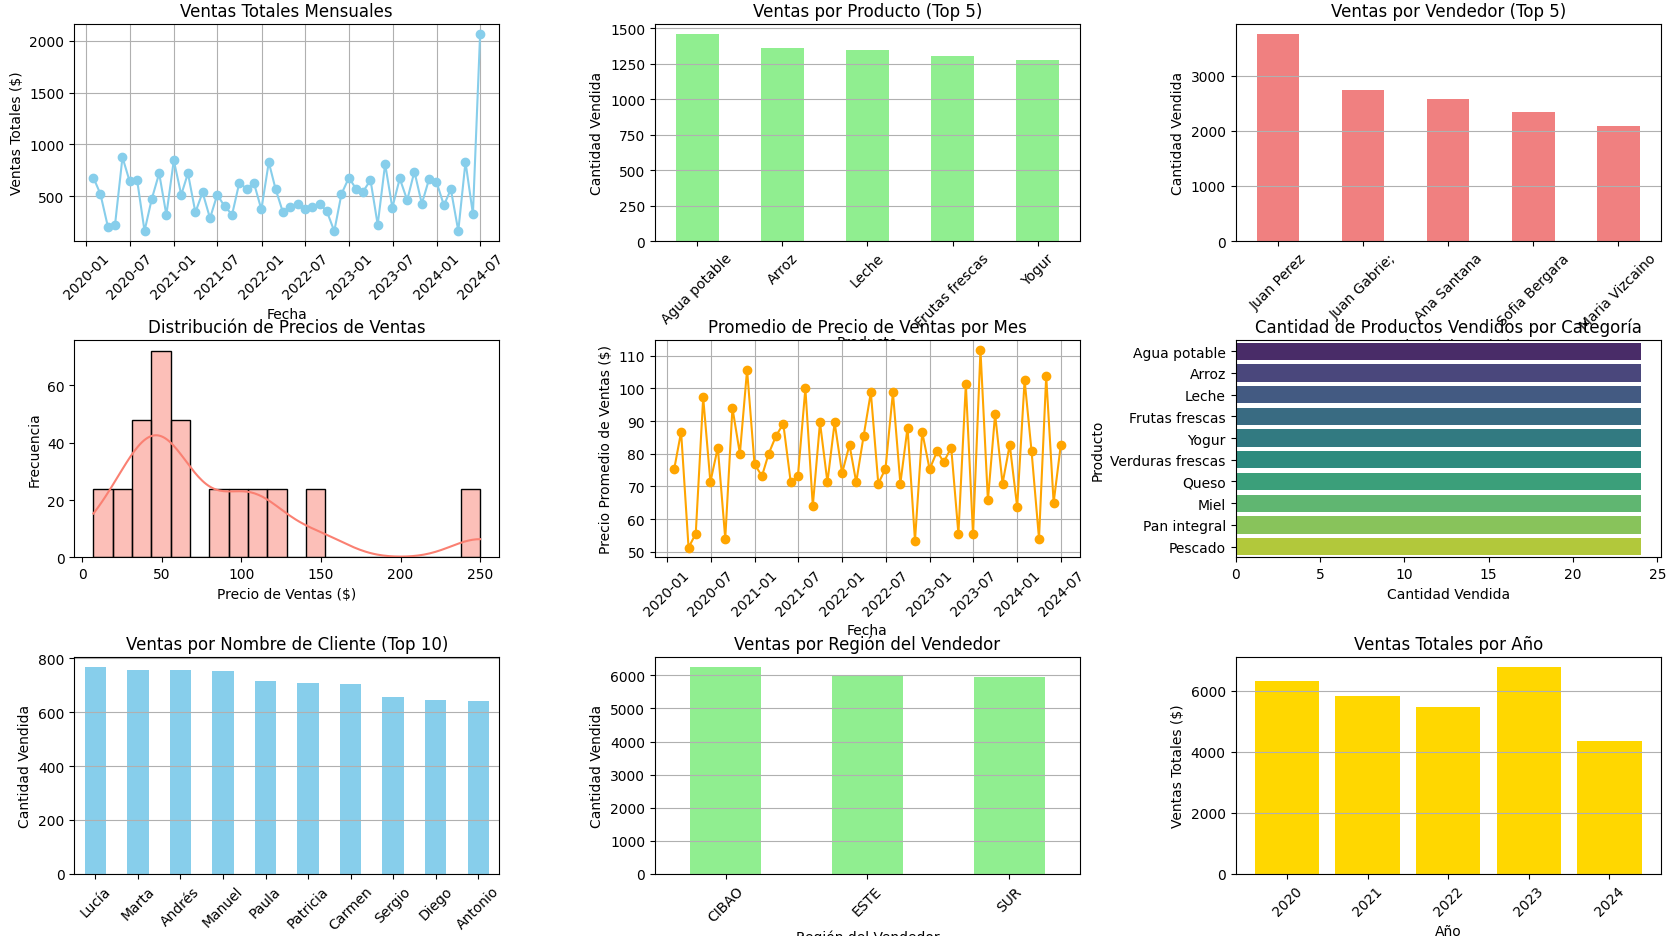

This figure's Python source:
import pandas as pd
import matplotlib.pyplot as plt
import seaborn as sns

# Ruta del archivo de Excel
excel_file = r'C:\Users\jma\Desktop\CAES DIMPLADO DE POWER BI\BASE DE DATOS SUPERMERCADO JPV CONVERSION\BASE DE DATOS DE SUPERMERCADO_JPV.xlsx'

# Cargar el archivo de Excel en un DataFrame de Pandas
df = pd.read_excel(excel_file)

# Convertir la columna 'Fecha' a tipo datetime
df['Fecha'] = pd.to_datetime(df['Fecha'])

# Extraer el año de la fecha
df['Año'] = df['Fecha'].dt.year

# KPIs más relevantes
total_ventas = df['Precio Ventas'].sum()
ventas_por_producto = df.groupby('Nombre_Producto')['Cantidad'].sum().nlargest(5)
ventas_por_vendedor = df.groupby('Nombre_Vendedor')['Cantidad'].sum().nlargest(5)
promedio_precio_ventas = df['Precio Ventas'].mean()

# Crear gráficos de impacto
plt.figure(figsize=(18, 14))

# Gráfico 1: Ventas Totales Mensuales
ventas_mensuales = df.resample('M', on='Fecha')['Precio Ventas'].sum()
plt.subplot(3, 3, 1)
plt.plot(ventas_mensuales.index, ventas_mensuales.values, marker='o', linestyle='-', color='skyblue')
plt.xlabel('Fecha')
plt.ylabel('Ventas Totales ($)')
plt.title('Ventas Totales Mensuales')
plt.xticks(rotation=45)
plt.grid(True)

# Gráfico 2: Ventas por Producto (Top 5)
plt.subplot(3, 3, 2)
ventas_por_producto.plot(kind='bar', color='lightgreen')
plt.xlabel('Producto')
plt.ylabel('Cantidad Vendida')
plt.title('Ventas por Producto (Top 5)')
plt.xticks(rotation=45)
plt.grid(axis='y')

# Gráfico 3: Ventas por Vendedor (Top 5)
plt.subplot(3, 3, 3)
ventas_por_vendedor.plot(kind='bar', color='lightcoral')
plt.xlabel('Nombre del Vendedor')
plt.ylabel('Cantidad Vendida')
plt.title('Ventas por Vendedor (Top 5)')
plt.xticks(rotation=45)
plt.grid(axis='y')

# Gráfico 4: Distribución de Precios de Ventas
plt.subplot(3, 3, 4)
sns.histplot(df['Precio Ventas'], bins=20, kde=True, color='salmon')
plt.xlabel('Precio de Ventas ($)')
plt.ylabel('Frecuencia')
plt.title('Distribución de Precios de Ventas')

# Gráfico 5: Promedio de Precio de Ventas por Mes
ventas_promedio_mes = df.resample('M', on='Fecha')['Precio Ventas'].mean()
plt.subplot(3, 3, 5)
plt.plot(ventas_promedio_mes.index, ventas_promedio_mes.values, marker='o', linestyle='-', color='orange')
plt.xlabel('Fecha')
plt.ylabel('Precio Promedio de Ventas ($)')
plt.title('Promedio de Precio de Ventas por Mes')
plt.xticks(rotation=45)
plt.grid(True)

# Gráfico 6: Cantidad de Productos Vendidos por Categoría
plt.subplot(3, 3, 6)
categorias_productos = df.groupby('Nombre_Producto')['Cantidad'].sum().sort_values(ascending=False).index[:10]
df_categorias = df[df['Nombre_Producto'].isin(categorias_productos)]
sns.countplot(y='Nombre_Producto', data=df_categorias, palette='viridis', order=categorias_productos)
plt.xlabel('Cantidad Vendida')
plt.ylabel('Producto')
plt.title('Cantidad de Productos Vendidos por Categoría')

# Gráfico 7: Ventas por Nombre de Cliente (Top 10)
plt.subplot(3, 3, 7)
ventas_por_cliente = df.groupby('Nombre_Cliente')['Cantidad'].sum().nlargest(10)
ventas_por_cliente.plot(kind='bar', color='skyblue')
plt.xlabel('Nombre del Cliente')
plt.ylabel('Cantidad Vendida')
plt.title('Ventas por Nombre de Cliente (Top 10)')
plt.xticks(rotation=45)
plt.grid(axis='y')

# Gráfico 8: Ventas por Región del Vendedor
plt.subplot(3, 3, 8)
ventas_por_region = df.groupby('Region_Vendedor')['Cantidad'].sum().sort_values(ascending=False)
ventas_por_region.plot(kind='bar', color='lightgreen')
plt.xlabel('Región del Vendedor')
plt.ylabel('Cantidad Vendida')
plt.title('Ventas por Región del Vendedor')
plt.xticks(rotation=45)
plt.grid(axis='y')

# Gráfico 9: Ventas Totales por Año
ventas_por_año = df.groupby('Año')['Precio Ventas'].sum()
plt.subplot(3, 3, 9)
plt.bar(ventas_por_año.index, ventas_por_año.values, color='gold')
plt.xlabel('Año')
plt.ylabel('Ventas Totales ($)')
plt.title('Ventas Totales por Año')
plt.xticks(rotation=45)
plt.grid(axis='y')

# Ajustar diseño para evitar solapamiento
plt.tight_layout()
plt.show()

# Tarjetas con KPIs relevantes
print(f"Total de Ventas: ${total_ventas:.2f}")
print("\nVentas por Producto (Top 5):")
print(ventas_por_producto)
print("\nVentas por Vendedor (Top 5):")
print(ventas_por_vendedor)
print(f"\nPromedio de Precio de Ventas: ${promedio_precio_ventas:.2f}")
